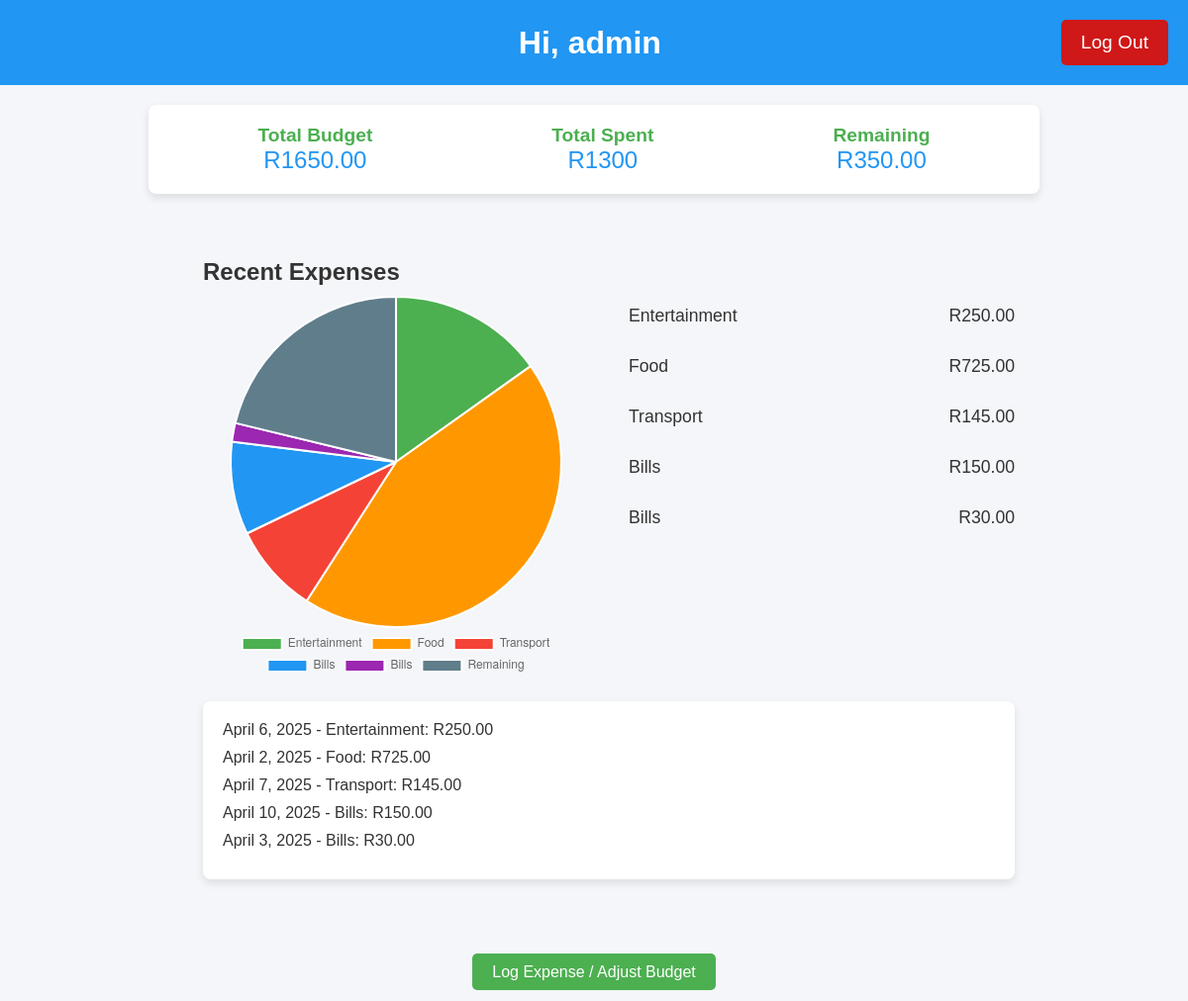
The app's page /dashboard/ (signed in) with its own data.
### pages/models.py (models this page shows)
class Budget(models.Model):
    amount = models.DecimalField(max_digits=10, decimal_places=2)

class Expense(models.Model):
    amount = models.DecimalField(max_digits=10, decimal_places=2)
    category = models.CharField(max_length=50)
    date = models.DateField()

### pages/views.py (the view)
# urls.py: path('dashboard/', views.dashboard, name='dashboard'),
@login_required
def dashboard(request):
    try:
        budget = Budget.objects.get(id=1)
        income = budget.amount
    except Budget.DoesNotExist:
        income = 0
    spent = Expense.objects.aggregate(Sum('amount'))['amount__sum'] or 0
    remaining = income - spent
    expenses = Expense.objects.all()
    return render(request, 'dashboard.html', {
        'income': income,
        'spent': spent,
        'remaining': remaining,
        'expenses': expenses,
    })

### pages/templates/dashboard.html (shortened to what this page needs)
{% load static %}
<!DOCTYPE html>
<html lang="en">
<head>
  <link rel="stylesheet" href="{% static 'pages/css/dashboard.css' %}">
</head>
<body>
  <header>
    <h1>Hi, {{ request.user.username }}</h1>
    <form method="post" action="{% url 'logout' %}">
      <button type="submit" class="custom-btn">Log Out</button>
    </form>
  </header>
  <section class="balance-box">
    <div class="balance-item">
      <span>Total Budget</span>
      <span>R{{ income }}</span>
    </div>
    <div class="balance-item">
      <span>Total Spent</span>
      <span>R{{ spent }}</span>
    </div>
    <div class="balance-item">
      <span>Remaining</span>
      <span>R{{ remaining|floatformat:2 }}</span>
    </div>
  </section>
  <section class="recent-expenses">
    <h2>Recent Expenses</h2>
    <div class="recent-grid">
      <div class="pie-chart">
        <canvas id="expensePie"></canvas>
      </div>
      <div class="expense-summary">
        {% for expense in expenses %}
          <div class="summary-item">
            <span>{{ expense.category }}</span>
            <span>R{{ expense.amount }}</span>
          </div>
        {% empty %}
          <p>No recent expenses yet.</p>
        {% endfor %}
      </div>
    </div>
    <div class="expense-log">
        {% for expense in expenses %}
          <div class="log-entry">
            {{ expense.date|date:"F j, Y" }} - {{ expense.category }}: R{{ expense.amount }}
          </div>
        {% empty %}
          <p>No expenses logged yet.</p>
        {% endfor %}
      </div>
  </section>
  <div class="bottom-action">
    <a href="{% url 'log_expense' %}" class="action-button">Log Expense / Adjust Budget</a>
  </div>
  <script>
    const ctx = document.getElementById('expensePie').getContext('2d');
    const data = {
      labels: [
        {% for expense in expenses %}'{{ expense.category }}',{% endfor %}'Remaining'
      ],
      datasets: [{
        data: [
          {% for expense in expenses %}{{ expense.amount }},{% endfor %}{{ remaining }}
        ],
        backgroundColor: [
          '#4caf50', '#ff9800', '#f44336', '#2196f3', '#9c27b0', '#607d8b', '#00bcd4', '#e91e63', '#8bc34a', '#ffc107'
        ]
      }]
    };
    new Chart(ctx, {
      type: 'pie',
      data: data,
      options: {
        responsive: true,
        plugins: {
          legend: { position: 'bottom' }
        }
      }
    });
  </script>
</body>
</html>

### pages/static/pages/css/dashboard.css (style rules this page uses)
* { margin: 0; padding: 0; box-sizing: border-box; }
body { font-family: Arial, sans-serif; background-color: #f4f6f9; color: #333; display: flex; flex-direction: column; align-items: center; justify-content: flex-start; min-height: 100vh; }
header { background-color: #2196f3; color: #fff; padding: 20px; display: flex; align-items: center; justify-content: space-between; width: 100%; }
header h1 { flex: 1; text-align: center; margin-left: 100px; }
.custom-btn { background-color: rgb(207, 24, 24) !important; color: white; border: none; padding: 10px 15px; cursor: pointer; }
.balance-box { display: flex; justify-content: space-around; margin: 20px 0; background-color: #fff; padding: 20px; border-radius: 8px; box-shadow: 0 4px 8px rgba(0, 0, 0, 0.1); width: 100%; max-width: 900px; }
.balance-item { display: flex; flex-direction: column; align-items: center; }
.balance-item span { font-size: 1.2rem; }
.balance-item span:first-child { font-weight: bold; color: #4caf50; }
.balance-item span:last-child { font-size: 1.5rem; color: #2196f3; }
.recent-expenses { margin: 20px; padding: 25px; padding-left: 55px; width: 100%; max-width: 900px; }
.recent-expenses h2 { font-size: 1.5rem; margin-bottom: 10px; }
.recent-grid { display: flex; justify-content: center; gap: 20px; margin-bottom: 20px; width: 100%; }
.pie-chart { flex: 1 1 45%; max-width: 400px; margin-right: 20px; }
.expense-summary { flex: 1 1 45%; display: flex; flex-direction: column; gap: 10px; }
.summary-item { display: flex; justify-content: space-between; margin: 10px 0; font-size: 1.1rem; }
.expense-log { margin-top: 20px; background-color: #fff; padding: 20px; border-radius: 8px; box-shadow: 0 4px 8px rgba(0, 0, 0, 0.1); }
.log-entry { font-size: 1rem; margin-bottom: 10px; }
.bottom-action { text-align: center; margin: 20px 0; }
.action-button { background-color: #4caf50; color: #fff; padding: 10px 20px; text-decoration: none; font-size: 1rem; border-radius: 5px; transition: background-color 0.3s ease; }
.budget-box, .expense-log { margin-bottom: 20px; }
button[type="submit"] { background-color: #4caf50; color: #fff; padding: 12px 20px; border: none; border-radius: 5px; cursor: pointer; width: 100%; font-size: 1.2rem; }

### records on screen
Budget: amount "1650.00"
Expense: category "Entertainment", amount "250.00", date "April 6, 2025"
Expense: category "Food", amount "725.00", date "April 2, 2025"
Expense: category "Transport", amount "145.00", date "April 7, 2025"
Expense: category "Bills", amount "150.00", date "April 10, 2025"
Expense: category "Bills", amount "30.00", date "April 3, 2025"

### other values on screen
{{ request.user.username }} "admin"
{{ spent }} "1300"
{{ remaining|floatformat:2 }} "350.00"
chart data {{ expense.category }} Entertainment, Food, Transport, Bills, Bills
chart data {{ expense.amount }} 250.00, 725.00, 145.00, 150.00, 30.00
chart data {{ remaining }} 350.00
